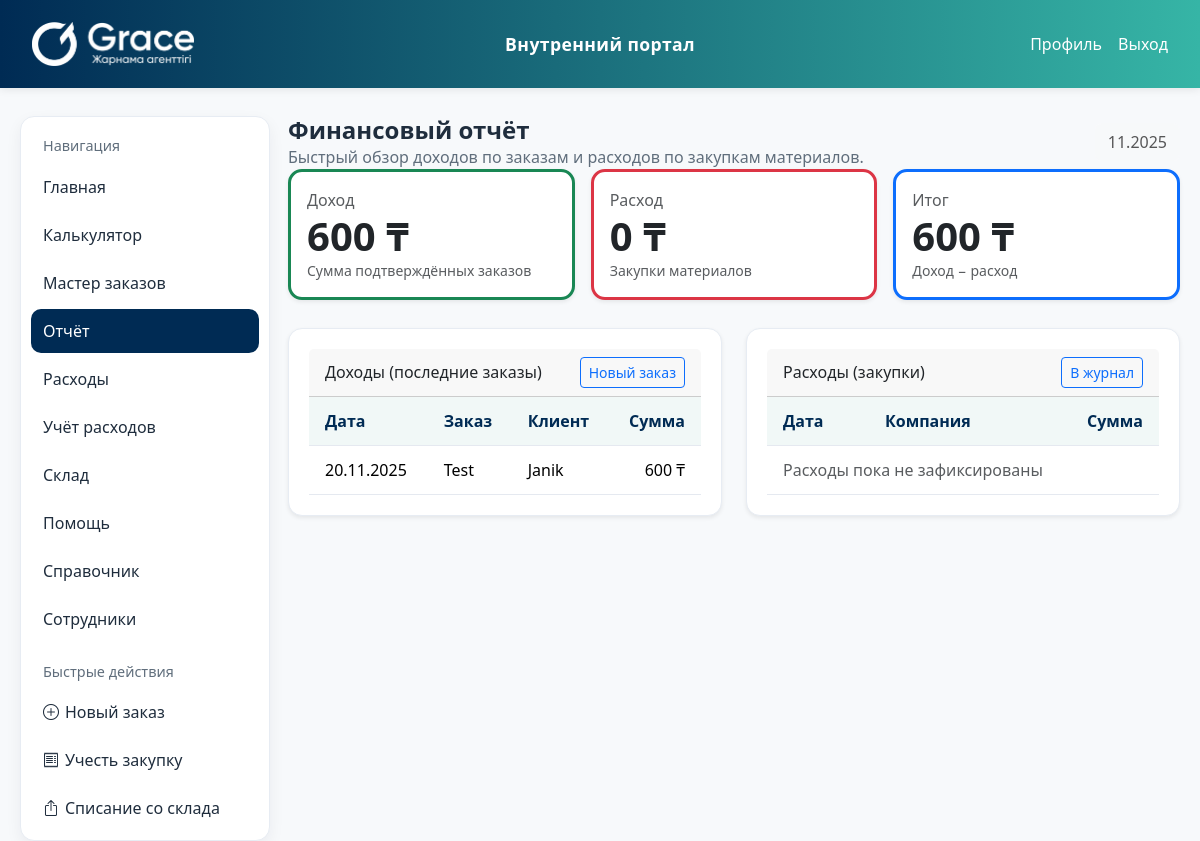
/report/, run on an earlier commit of the app's database.
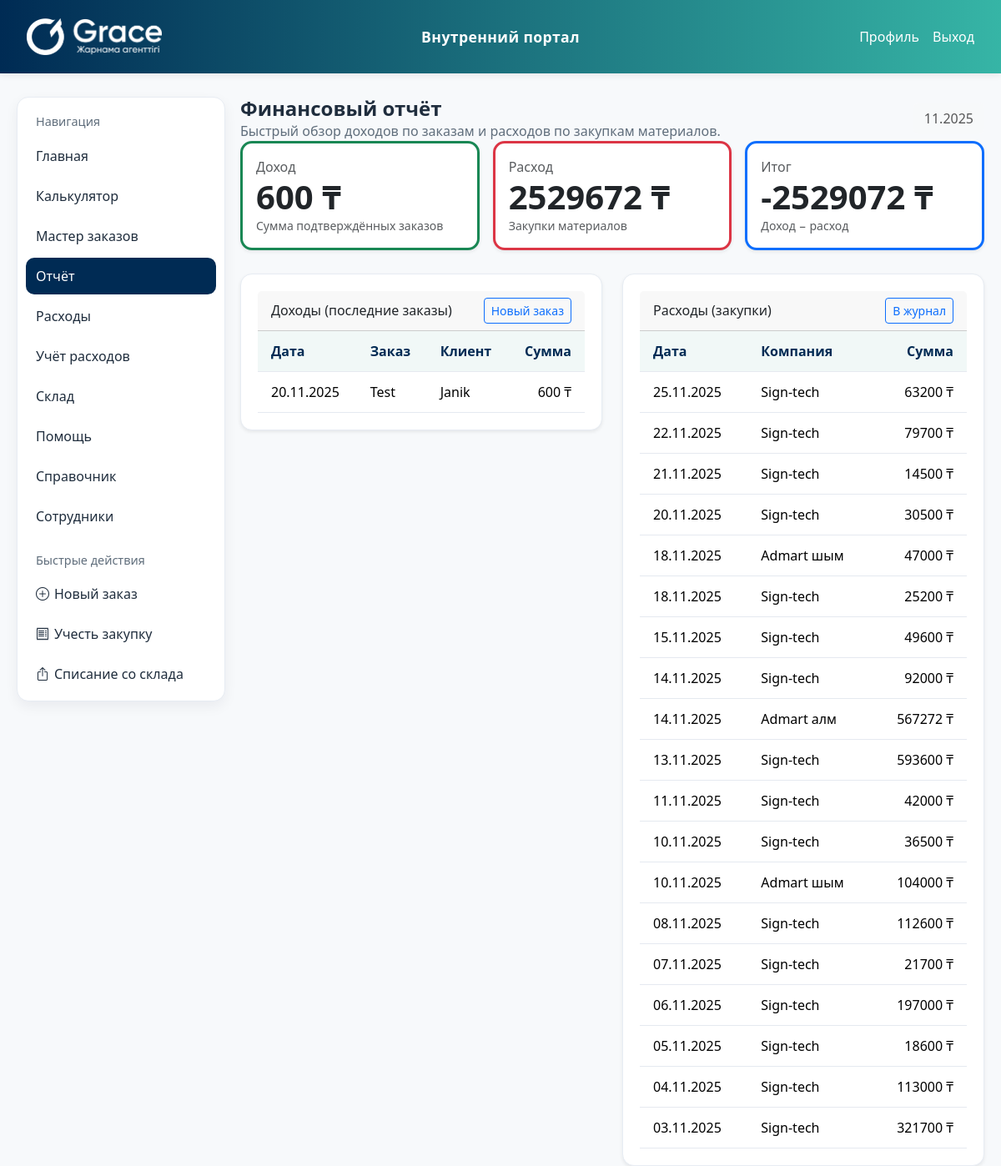
And on a later commit of the database.
### portal/models.py (models this page shows, shortened)
class TimestampedModel(models.Model):
    created_at = models.DateTimeField(auto_now_add=True)
    updated_at = models.DateTimeField(auto_now=True)
    class Meta:
        abstract = True

class Order(TimestampedModel):
    class Status(models.TextChoices):
        DEVELOPMENT = "development", "В разработке"
        OFFICE = "office", "В офисе"
        WORKSHOP = "workshop", "В цеху"
        INSTALLATION = "installation", "Монтаж"
        DONE = "done", "Завершено"
    title = models.CharField(max_length=255)
    client = models.ForeignKey(Client, on_delete=models.CASCADE, related_name="orders")
    description = models.TextField(blank=True)
    status = models.CharField(max_length=32, choices=Status.choices, default=Status.DEVELOPMENT)
    start_date = models.DateField("Дата начала", null=True, blank=True)
    end_date = models.DateField("Дата завершения", null=True, blank=True)
    total_amount = models.DecimalField(max_digits=12, decimal_places=2, default=0)
    is_locked = models.BooleanField(
        default=False,
        help_text="Заблокированные заказы нельзя редактировать без прав супер-админа",
    )
    class Meta:
        ordering = ["-created_at"]

class Client(TimestampedModel):
    name = models.CharField(max_length=255)
    contact_person = models.CharField(max_length=255, blank=True)
    email = models.EmailField(blank=True)
    phone = models.CharField(max_length=64, blank=True)
    address = models.CharField(max_length=255, blank=True)
    notes = models.TextField(blank=True)

class Expense(TimestampedModel):
    supplier_name = models.CharField("Поставщик", max_length=255)
    expense_date = models.DateField("Дата")
    amount = models.DecimalField("Сумма", max_digits=12, decimal_places=2)
    attachment = models.FileField(
        "Файл",
        upload_to="expenses/",
        blank=True,
        null=True,
        help_text="Фото чека или PDF",
    )
    description = models.CharField("Комментарий", max_length=255, blank=True)
    class Meta:
        ordering = ["-expense_date", "-created_at"]

### portal/views.py (the view)
# urls.py: path('report/', views.report, name='report'),
def report(request):
    order_bounds = Order.objects.aggregate(
        min_date=Min("created_at"), max_date=Max("created_at")
    )
    expense_bounds = Expense.objects.aggregate(
        min_date=Min("expense_date"), max_date=Max("expense_date")
    )
    bounds = [
        _normalize_to_date(order_bounds.get("min_date")),
        _normalize_to_date(expense_bounds.get("min_date")),
    ]
    bounds_max = [
        _normalize_to_date(order_bounds.get("max_date")),
        _normalize_to_date(expense_bounds.get("max_date")),
    ]
    min_date = min([d for d in bounds if d]) if any(bounds) else None
    max_date = max([d for d in bounds_max if d]) if any(bounds_max) else None
    month_ctx = _month_context(request, min_date, max_date)
    income_qs = (
        Order.objects.select_related("client")
        .filter(
            created_at__date__gte=month_ctx["month_start"],
            created_at__date__lt=month_ctx["month_end"],
        )
        .order_by("-created_at")
    )
    income_total = income_qs.aggregate(total=Sum("total_amount"))
    income_total = income_total.get("total") or Decimal("0")
    expense_qs = (
        Expense.objects.filter(
            expense_date__gte=month_ctx["month_start"],
            expense_date__lt=month_ctx["month_end"],
        )
        .order_by("-expense_date")
    )
    expense_total = expense_qs.aggregate(total=Sum("amount"))
    expense_total = expense_total.get("total") or Decimal("0")
    context = {
        "income_total": income_total,
        "expense_total": expense_total,
        "net_total": income_total - expense_total,
        "income_rows": income_qs,
        "expense_rows": expense_qs,
        "report_month": month_ctx,
    }
    return render(request, "portal/report.html", context)

### portal/context_processors.py (called while the page is built)
def app_config(request):
    return {"APP_CONFIG": {
        "TRELLO_KEY": os.getenv("TRELLO_KEY", ""),
        "TRELLO_TOKEN": os.getenv("TRELLO_TOKEN", ""),
        "SHEETS_API_KEY": os.getenv("SHEETS_API_KEY", ""),
    }}

### portal/views.py (called while the page is built)
def _normalize_to_date(value):
    if value is None:
        return None
    if isinstance(value, datetime):
        return value.date()
    return value

### portal/templates/portal/report.html (shortened to what this page needs)
{% extends 'portal/base.html' %}
{% block content %}
  <div class="d-flex justify-content-between align-items-center flex-wrap gap-2">
    <div>
      <h1 class="page-title mb-0">Финансовый отчёт</h1>
      <p class="page-sub mb-0">Быстрый обзор доходов по заказам и расходов по закупкам материалов.</p>
    </div>
    <div class="btn-group">
      <span class="btn btn-light disabled">{{ report_month.month_label }}</span>
    </div>
  </div>
  <div class="row row-cols-1 row-cols-md-3 g-3">
    <div class="col">
      <div class="card shadow-sm p-3 h-100 border-start border-3 border-success">
        <div class="text-muted">Доход</div>
        <div class="display-6 fw-bold">{{ income_total|default:0|floatformat:0 }} ₸</div>
        <div class="small text-muted">Сумма подтверждённых заказов</div>
      </div>
    </div>
    <div class="col">
      <div class="card shadow-sm p-3 h-100 border-start border-3 border-danger">
        <div class="text-muted">Расход</div>
        <div class="display-6 fw-bold">{{ expense_total|default:0|floatformat:0 }} ₸</div>
        <div class="small text-muted">Закупки материалов</div>
      </div>
    </div>
    <div class="col">
      <div class="card shadow-sm p-3 h-100 border-start border-3 border-primary">
        <div class="text-muted">Итог</div>
        <div class="display-6 fw-bold">{{ net_total|default:0|floatformat:0 }} ₸</div>
        <div class="small text-muted">Доход − расход</div>
      </div>
    </div>
  </div>
  <div class="row g-4 mt-1">
    <div class="col-lg-6">
      <div class="card shadow-sm">
        <div class="card-header d-flex justify-content-between align-items-center">
          <div>Доходы (последние заказы)</div>
          <a href="{% url 'portal:wizard' %}" class="btn btn-sm btn-outline-primary">Новый заказ</a>
        </div>
        <div class="table-responsive">
          <table class="table mb-0">
            <thead class="table-light">
              <tr><th>Дата</th><th>Заказ</th><th>Клиент</th><th class="text-end">Сумма</th></tr>
            </thead>
            <tbody>
              {% for order in income_rows %}
                <tr>
                  <td>{{ order.created_at|date:'d.m.Y' }}</td>
                  <td>{{ order.title }}</td>
                  <td>{{ order.client.name }}</td>
                  <td class="text-end">{{ order.total_amount|floatformat:0 }} ₸</td>
                </tr>
              {% empty %}
                <tr><td colspan="4" class="text-muted">Заказы ещё не созданы</td></tr>
              {% endfor %}
            </tbody>
          </table>
        </div>
      </div>
    </div>
    <div class="col-lg-6">
      <div class="card shadow-sm">
        <div class="card-header d-flex justify-content-between align-items-center">
          <div>Расходы (закупки)</div>
          <a href="{% url 'portal:expenses' %}" class="btn btn-sm btn-outline-primary">В журнал</a>
        </div>
        <div class="table-responsive">
          <table class="table mb-0">
            <thead class="table-light">
              <tr><th>Дата</th><th>Компания</th><th class="text-end">Сумма</th></tr>
            </thead>
            <tbody>
              {% for expense in expense_rows %}
                <tr>
                  <td>{{ expense.expense_date|date:'d.m.Y' }}</td>
                  <td>{{ expense.supplier_name }}</td>
                  <td class="text-end">{{ expense.amount|default:0|floatformat:0 }} ₸</td>
                </tr>
              {% empty %}
                <tr><td colspan="4" class="text-muted">Расходы пока не зафиксированы</td></tr>
              {% endfor %}
            </tbody>
          </table>
        </div>
      </div>
    </div>
  </div>
{% endblock %}

What changed in the data, as far as the page shows it:
added Expense: expense_date "25.11.2025", supplier_name "Sign-tech", amount "63200"
added Expense: expense_date "22.11.2025", supplier_name "Sign-tech", amount "79700"
added Expense: expense_date "21.11.2025", supplier_name "Sign-tech", amount "14500"
added Expense: expense_date "20.11.2025", supplier_name "Sign-tech", amount "30500"
added Expense: expense_date "18.11.2025", supplier_name "Admart шым", amount "47000"
added Expense: expense_date "18.11.2025", supplier_name "Sign-tech", amount "25200"
added Expense: expense_date "15.11.2025", supplier_name "Sign-tech", amount "49600"
added Expense: expense_date "14.11.2025", supplier_name "Sign-tech", amount "92000"
added Expense: expense_date "14.11.2025", supplier_name "Admart алм", amount "567272"
added Expense: expense_date "13.11.2025", supplier_name "Sign-tech", amount "593600"
added Expense: expense_date "11.11.2025", supplier_name "Sign-tech", amount "42000"
added Expense: expense_date "10.11.2025", supplier_name "Sign-tech", amount "36500"
added Expense: expense_date "10.11.2025", supplier_name "Admart шым", amount "104000"
added Expense: expense_date "08.11.2025", supplier_name "Sign-tech", amount "112600"
added Expense: expense_date "07.11.2025", supplier_name "Sign-tech", amount "21700"
added Expense: expense_date "06.11.2025", supplier_name "Sign-tech", amount "197000"
added Expense: expense_date "05.11.2025", supplier_name "Sign-tech", amount "18600"
added Expense: expense_date "04.11.2025", supplier_name "Sign-tech", amount "113000"
added Expense: expense_date "03.11.2025", supplier_name "Sign-tech", amount "321700"
Also different on the page:
{{ expense_total|default:0|floatformat:0 }}: "0" → "2529672"
{{ net_total|default:0|floatformat:0 }}: "600" → "-2529072"
text no longer shown: "Расходы пока не зафиксированы"
